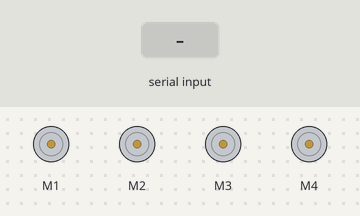
Simulated run of this sketch. Board: Arduino Uno, built with avr-gcc and run on an emulated ATmega328P. On the bench: 4 × DC motor (green arrow = forward, orange = backward, longer = faster). The test bench sets the inputs (shaded band).

Above: at 1.2 s.
1.3 s: "F" received over Serial
At 2.5 s:
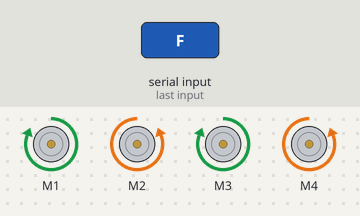
2.8 s: "B" received over Serial
At 3.6 s:
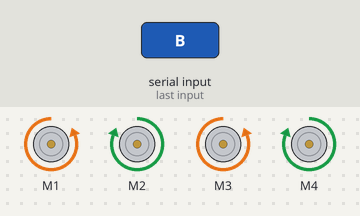
4.3 s: "L" received over Serial
At 4.7 s:
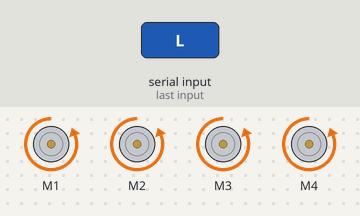
5.8 s: "R" received over Serial
At 7.0 s:
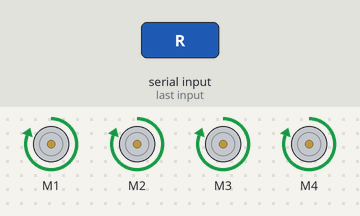
7.3 s: "G" received over Serial
At 8.2 s:
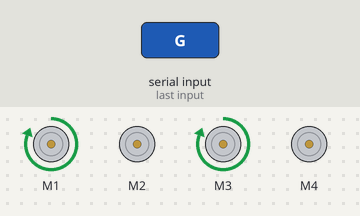
8.8 s: "I" received over Serial
At 9.4 s:
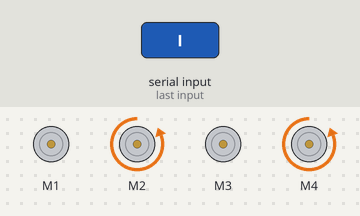
Timing chart, 0 to 11.3 s (numbered marks = the images above; inputs shaded):
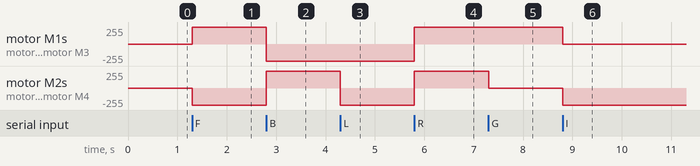

The sketch:

mecanum_robot.ino
```cpp
/**
 * @file mecanum_robot.ino
 * @brief 4-Wheel Mecanum Omnidirectional Mobile Platform
 * @target Arduino Uno R3 + L293D Motor Driver Shield + HC-05 Bluetooth
 */

#include <AFMotor.h>

// Motor Channel Configuration
// Motor 1: Front-Left | Motor 2: Rear-Left
// Motor 3: Rear-Right | Motor 4: Front-Right
AF_DCMotor motor1(1, MOTOR12_1KHZ);
AF_DCMotor motor2(2, MOTOR12_1KHZ);
AF_DCMotor motor3(3, MOTOR34_1KHZ);
AF_DCMotor motor4(4, MOTOR34_1KHZ);

int motorSpeed = 255; // 0 to 255 PWM

// Function Prototypes
void forward();
void backward();
void left();
void right();
void topLeft();
void topRight();
void bottomLeft();
void bottomRight();
void stopRobot();

void setup() {
  Serial.begin(9600); // Baud rate for HC-05 Bluetooth module
  stopRobot();
}

void loop() {
  if (Serial.available() > 0) {
    char cmd = Serial.read();

    switch (cmd) {
      case 'F': forward();     break;
      case 'B': backward();    break;
      case 'L': left();        break; // Lateral strafe left
      case 'R': right();       break; // Lateral strafe right
      case 'G': topLeft();     break; // Diagonal forward-left
      case 'I': topRight();    break; // Diagonal forward-right
      case 'H': bottomLeft();  break; // Diagonal backward-left
      case 'J': bottomRight(); break; // Diagonal backward-right
      case 'S': stopRobot();   break;
      default:  break;
    }
  }
}

void forward() {
  motor1.setSpeed(motorSpeed); motor1.run(FORWARD);
  motor2.setSpeed(motorSpeed); motor2.run(BACKWARD);
  motor3.setSpeed(motorSpeed); motor3.run(FORWARD);
  motor4.setSpeed(motorSpeed); motor4.run(BACKWARD);
}

void backward() {
  motor1.setSpeed(motorSpeed); motor1.run(BACKWARD);
  motor2.setSpeed(motorSpeed); motor2.run(FORWARD);
  motor3.setSpeed(motorSpeed); motor3.run(BACKWARD);
  motor4.setSpeed(motorSpeed); motor4.run(FORWARD);
}

void left() {
  motor1.setSpeed(motorSpeed); motor1.run(BACKWARD);
  motor2.setSpeed(motorSpeed); motor2.run(BACKWARD);
  motor3.setSpeed(motorSpeed); motor3.run(BACKWARD);
  motor4.setSpeed(motorSpeed); motor4.run(BACKWARD);
}

void right() {
  motor1.setSpeed(motorSpeed); motor1.run(FORWARD);
  motor2.setSpeed(motorSpeed); motor2.run(FORWARD);
  motor3.setSpeed(motorSpeed); motor3.run(FORWARD);
  motor4.setSpeed(motorSpeed); motor4.run(FORWARD);
}

void topLeft() {
  motor1.setSpeed(motorSpeed); motor1.run(FORWARD);
  motor2.setSpeed(0);          motor2.run(RELEASE);
  motor3.setSpeed(motorSpeed); motor3.run(FORWARD);
  motor4.setSpeed(0);          motor4.run(RELEASE);
}

void topRight() {
  motor1.setSpeed(0);          motor1.run(RELEASE);
  motor2.setSpeed(motorSpeed); motor2.run(BACKWARD);
  motor3.setSpeed(0);          motor3.run(RELEASE);
  motor4.setSpeed(motorSpeed); motor4.run(BACKWARD);
}

void bottomLeft() {
  motor1.setSpeed(0);          motor1.run(RELEASE);
  motor2.setSpeed(motorSpeed); motor2.run(FORWARD);
  motor3.setSpeed(0);          motor3.run(RELEASE);
  motor4.setSpeed(motorSpeed); motor4.run(FORWARD);
}

void bottomRight() {
  motor1.setSpeed(motorSpeed); motor1.run(BACKWARD);
  motor2.setSpeed(0);          motor2.run(RELEASE);
  motor3.setSpeed(motorSpeed); motor3.run(BACKWARD);
  motor4.setSpeed(0);          motor4.run(RELEASE);
}

void stopRobot() {
  motor1.setSpeed(0); motor1.run(RELEASE);
  motor2.setSpeed(0); motor2.run(RELEASE);
  motor3.setSpeed(0); motor3.run(RELEASE);
  motor4.setSpeed(0); motor4.run(RELEASE);
}
```

Measured:
- after the input at 1.3 s, motor M1, motor M3: stopped → forward 255/255 at once; motor M2, motor M4: stopped → backward 255/255 at once
- after the input at 2.8 s, motor M1, motor M3: forward 255/255 → backward 255/255 at once; motor M2, motor M4: backward 255/255 → forward 255/255 at once
- after the input at 4.3 s, motor M2, motor M4: forward 255/255 → backward 255/255 at once
- after the input at 5.8 s, motor M1–4: backward 255/255 → forward 255/255 at once
- after the input at 7.3 s, motor M2, motor M4: forward 255/255 → stopped at once
- after the input at 8.8 s, motor M1, motor M3: forward 255/255 → stopped at once; motor M2, motor M4: stopped → backward 255/255 at once
